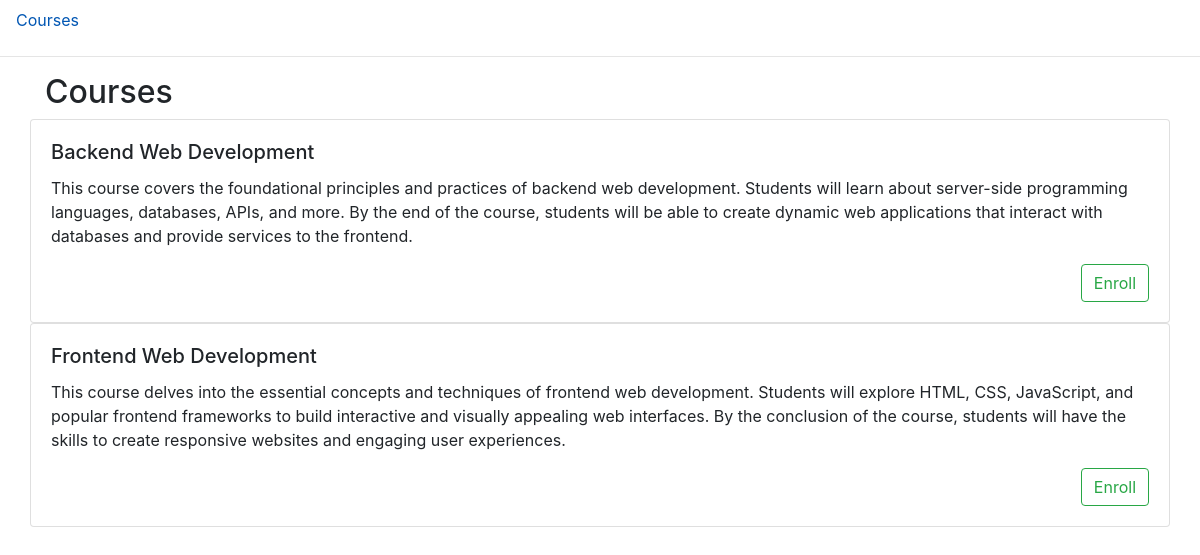
Page /courses/ on the committed database.
### loginsystem/models.py (models this page shows, shortened)
class Course(models.Model):
    name = models.CharField(max_length=100, unique=True)
    description = models.TextField()
    students = models.ManyToManyField(User, blank=True, null=True, name="students")

### loginsystem/views.py (the view)
# urls.py: path("courses/", views.courses, name="courses"),
def courses(request):
    courses = Course.objects.all()
    enrolled = []
    for course in courses:
        if course.students.filter(username=request.user.username).exists():
            enrolled.append(course)
    return render(request, "loginsystem/courses.html", {
        "courses": courses,
        "enrolled": enrolled,
    })

### loginsystem/templates/loginsystem/courses.html (shortened to what this page needs)
{% extends "loginsystem/layout.html" %}
{% block body %}
    <div class ="container">
        <h2>Courses</h2>
        <div class="row">
            {% for course in courses %}
                <div class="card" style="width: 100%">
                    <div class="card-body">
                    <h5 class="card-title">{{ course.name }}</h5>
                    <p class="card-text">{{ course.description }}</p>
                    {% if course in enrolled %}
                        <div class="d-flex justify-content-end">
                            <a href="{% url 'resume' course=course.name %}" class="btn btn-outline-success">Resume</a>
                            <a href="{% url 'unenroll' course=course.name %}" class="btn btn-outline-danger">Unenroll</a>
                        </div>
                    {% else %}
                        <div class="d-flex justify-content-end">
                            {% if user.is_authenticated %}
                                <a href="{% url 'enroll' course=course.name %}" class="btn btn-outline-success">Enroll</a>
                            {% else %}
                                <a href="{% url 'login' %}" class="btn btn-outline-success">Enroll</a>
                            {% endif %}
                        </div>
                    {% endif %}
                    </div>
                </div>
            {% endfor %}
        </div>
    </div>
    {% endblock %}

### rows in the picture
Course: name "Backend Web Development", description "This course covers the foundational principles and practices of backend web development. Students will learn about server-side programming languages, databases, APIs, and more. By the end of the course, students will be able to create dynamic web applications that interact with databases and provide services to the frontend."
Course: name "Frontend Web Development", description "This course delves into the essential concepts and techniques of frontend web development. Students will explore HTML, CSS, JavaScript, and popular frontend frameworks to build interactive and visually appealing web interfaces. By the conclusion of the course, students will have the skills to create responsive websites and engaging user experiences."
